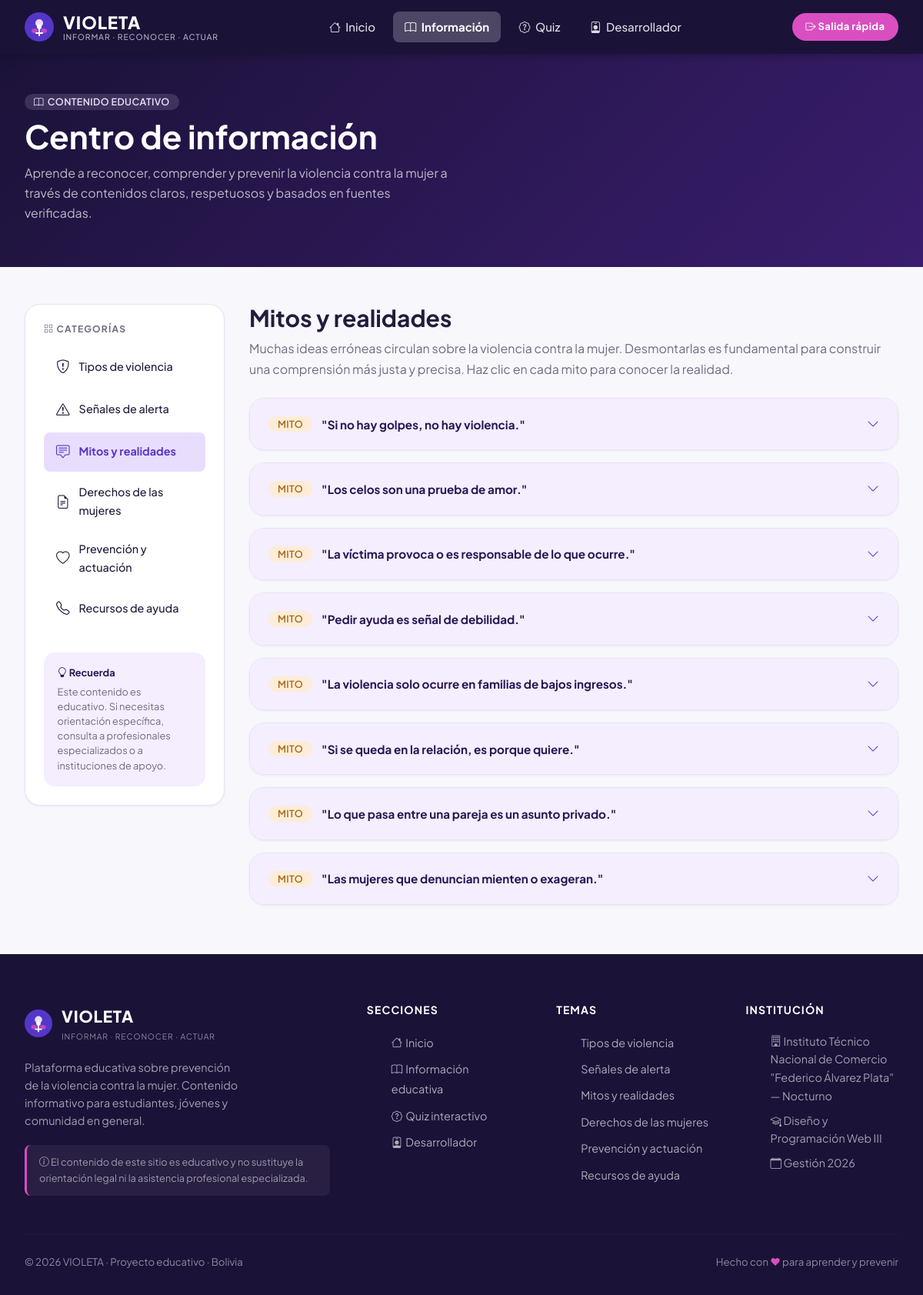
The app's page /informacion.php?cat=mitos-realidades with its own data.
### tables this page shows
CREATE TABLE IF NOT EXISTS `categorias` (
  `id_categoria`   INT UNSIGNED     NOT NULL AUTO_INCREMENT,
  `nombre`         VARCHAR(100)     NOT NULL,
  `slug`           VARCHAR(100)     NOT NULL,
  `descripcion`    TEXT                      DEFAULT NULL,
  `icono`          VARCHAR(80)               DEFAULT NULL,
  `color`          VARCHAR(20)               DEFAULT '#5636C9',
  `estado`         TINYINT(1)       NOT NULL DEFAULT 1,
  `orden`          TINYINT UNSIGNED NOT NULL DEFAULT 0,
  `fecha_creacion` DATETIME         NOT NULL DEFAULT CURRENT_TIMESTAMP,
  PRIMARY KEY (`id_categoria`),
  UNIQUE KEY `uq_cat_slug` (`slug`)
);

### includes/funciones.php (called while the page is built, shortened)
<?php
function e(string $texto): string
{
    return htmlspecialchars($texto, ENT_QUOTES | ENT_SUBSTITUTE, 'UTF-8');
}
function obtenerCategorias(): array
{
    $pdo  = obtenerConexion();
    $stmt = $pdo->query(
        'SELECT * FROM categorias WHERE estado = 1 ORDER BY orden ASC, nombre ASC'
    );
    return $stmt->fetchAll();
}
function sanitizarTexto(string $valor): string
{
    return trim(strip_tags($valor));
}

### informacion.php (the view, shortened to what this page needs)
<?php
require_once __DIR__ . '/config/conexion.php';
require_once __DIR__ . '/includes/funciones.php';
$catParam = isset($_GET['cat']) ? sanitizarTexto($_GET['cat']) : 'tipos-violencia';
$categorias = obtenerCategorias();
require_once __DIR__ . '/includes/header.php';
?>
<div style="background:linear-gradient(135deg,var(--violeta-prof),#3a1d6e);padding:3rem 0;">
  <div class="contenedor">
    <span class="badge badge-violeta mb-2" style="background:rgba(233,221,253,.15);color:#E9DDFD;">
      <i class="bi bi-book" aria-hidden="true"></i> Contenido educativo
    </span>
    <h1 style="color:white;margin-bottom:.5rem;">Centro de información</h1>
    <p style="color:rgba(255,255,255,.7);max-width:550px;">
      Aprende a reconocer, comprender y prevenir la violencia contra la mujer
      a través de contenidos claros, respetuosos y basados en fuentes verificadas.
    </p>
  </div>
</div>
<section class="seccion-sm">
  <div class="contenedor">
    <div class="info-layout" style="gap:2rem;">
      <aside class="info-sidebar" aria-label="Categorías de información">
        <h4><i class="bi bi-grid" aria-hidden="true"></i> Categorías</h4>
        <?php foreach ($categorias as $cat): ?>
        <a href="informacion.php?cat=<?= e($cat['slug']) ?>"
           class="info-nav-item <?= $catParam === $cat['slug'] ? 'activo' : '' ?>"
           aria-current="<?= $catParam === $cat['slug'] ? 'page' : 'false' ?>">
          <i class="bi bi-<?= e($cat['icono']) ?>" aria-hidden="true"></i>
          <?= e($cat['nombre']) ?>
        </a>
        <?php endforeach; ?>
        <div style="margin-top:2rem;background:var(--lila-claro);border-radius:var(--r-md);padding:1.1rem;">
          <h5 style="font-size:.8rem;color:var(--violeta-oscuro);margin-bottom:.5rem;">
            <i class="bi bi-lightbulb" aria-hidden="true"></i> Recuerda
          </h5>
          <p style="font-size:.8rem;color:var(--texto-sec);margin:0;line-height:1.5;">
            Este contenido es educativo. Si necesitas orientación específica, consulta
            a profesionales especializados o a instituciones de apoyo.
          </p>
        </div>
      </aside>
      <main id="contenido-principal" tabindex="-1">
        <?php if ($catParam === 'tipos-violencia'): ?>
        <div class="flex-between mb-4" style="flex-wrap:wrap;gap:1rem;">
          <div>
            <span class="badge badge-violeta mb-1">Categoría</span>
            <h2>Tipos de violencia</h2>
            <p class="t-muted">La violencia contra la mujer puede manifestarse de muchas formas. Conocerlas es el primer paso para reconocerlas.</p>
          </div>
        </div>
        <div class="alerta alerta-info mb-4">
          <i class="bi bi-info-circle-fill fs-sm" aria-hidden="true"></i>
          <span>Las distintas formas de violencia pueden presentarse simultáneamente. Los ejemplos aquí descritos son orientativos y no constituyen diagnósticos ni definiciones legales vinculantes.</span>
        </div>
        <div class="violencia-grid">
          <?php
          $tipos = [
            [
              'icono' => 'shield-exclamation',
              'nombre' => 'Violencia física',
              'color'  => '#5636C9',
              'def'    => 'Cualquier acción que cause daño corporal directo: golpes, empujones, bofetadas, patadas, quemaduras u otras formas de agresión física.',
              'ejemplos' => [
                'Golpes, empujones o bofetadas',
                'Arrojar objetos con intención de herir',
                'Pellizcos, jalones de cabello, mordeduras',
                'Quemaduras o lesiones provocadas intencionalmente',
              ],
              'alertas' => 'Marcas físicas inexplicables, miedo a movimientos bruscos, excusas repetidas sobre lesiones.',
              'por_que' => 'Es la forma más visible de violencia, pero su visibilidad no la hace más grave que otras; todas causan daño real.',
            ],
            [
              'icono' => 'brain',
              'nombre' => 'Violencia psicológica',
              'color'  => '#D94FC1',
              'def'    => 'Conductas que dañan la salud mental, la autoestima y la autonomía de la persona: insultos, humillaciones, amenazas, manipulación y control emocional.',
              'ejemplos' => [
                'Insultos y humillaciones frecuentes',
                'Amenazas hacia la persona o sus seres queridos',
                'Manipulación y gaslighting',
                'Críticas constantes que erosionan la autoestima',
              ],
              'alertas' => 'Baja autoestima sin causa aparente, miedo constante, cambios en la personalidad, aislamiento progresivo.',
              'por_que' => 'Aunque no deja marcas visibles, puede causar daños duraderos en la salud mental y dificultar la toma de decisiones.',
            ],
            [
              'icono' => 'currency-dollar',
              'nombre' => 'Violencia económica y patrimonial',
              'color'  => '#A96913',
              'def'    => 'Control, negación o restricción del acceso a recursos económicos, bienes o trabajo con el objetivo de generar dependencia.',
              'ejemplos' => [
                'Negar acceso a dinero para necesidades básicas',
                'Impedir que la mujer trabaje o estudie',
                'Apropiarse de bienes, documentos o ingresos',
                'Generar deudas a nombre de la víctima sin su consentimiento',
              ],
              'alertas' => 'Dependencia económica total, no tener acceso a documentos propios, no poder tomar decisiones de gasto.',
              'por_que' => 'Genera dependencia que dificulta salir de una situación de violencia y afecta la autonomía a largo plazo.',
            ],
            [
              'icono' => 'lock',
              'nombre' => 'Violencia sexual',
              'color'  => '#5636C9',
              'def'    => 'Cualquier acto sexual realizado sin consentimiento libre, voluntario e informado, incluso dentro de relaciones de pareja o matrimoniales.',
              'ejemplos' => [
                'Actos sexuales sin consentimiento',
                'Presión o coerción para actos sexuales no deseados',
                'Difusión de contenido íntimo sin autorización',
                'Acoso sexual en cualquier entorno',
              ],
              'alertas' => 'El consentimiento puede retirarse en cualquier momento. "No" siempre significa "no", incluso en una relación de pareja.',
              'por_que' => 'Afecta la integridad física y emocional. Su invisibilización contribuye a la normalización de relaciones sin respeto mutuo.',
            ],
            [
              'icono' => 'phone-fill',
              'nombre' => 'Violencia digital',
              'color'  => '#D94FC1',
              'def'    => 'Uso de tecnologías digitales para acosar, controlar, amenazar, vigilar o difundir contenido sin consentimiento.',
              'ejemplos' => [
                'Publicar imágenes íntimas sin autorización',
                'Hackear cuentas o dispositivos para vigilar',
                'Amenazas y acoso por mensajes o redes sociales',
                'Control obsesivo de la actividad digital de la pareja',
              ],
              'alertas' => 'Verificación constante del teléfono, demanda de acceso a contraseñas, mensajes intimidatorios frecuentes.',
              'por_que' => 'La violencia digital puede tener consecuencias en la vida real y suele acompañar otras formas de violencia.',
            ],
            [
              'icono' => 'eye-slash',
              'nombre' => 'Violencia simbólica',
              'color'  => '#21865A',
              'def'    => 'Se reproduce mediante estereotipos, imágenes, discursos y normas culturales que subordinan, degradan o invisibilizan a las mujeres.',
              'ejemplos' => [
                'Publicidad que utiliza el cuerpo de la mujer de forma degradante',
                'Chistes o expresiones que minimizan la violencia',
                'Estereotipos que limitan los roles de la mujer',
                'Normalización de conductas de control como "señales de amor"',
              ],
              'alertas' => 'Aunque parece invisible, refuerza actitudes que facilitan otras formas de violencia.',
              'por_que' => 'Cuestionar los mensajes culturales que normalizan la desigualdad contribuye a construir entornos más respetuosos.',
            ],
          ];
          foreach ($tipos as $t): ?>
          <div class="violencia-tarjeta" style="border-top-color:<?= $t['color'] ?>;">
            <div style="display:flex;align-items:center;gap:.75rem;margin-bottom:1rem;">
              <div class="icono-circulo" style="background:<?= $t['color'] ?>22;color:<?= $t['color'] ?>;width:44px;height:44px;font-size:1.2rem;">
                <i class="bi bi-<?= $t['icono'] ?>" aria-hidden="true"></i>
              </div>
              <h4 style="color:<?= $t['color'] ?>;margin:0;"><?= $t['nombre'] ?></h4>
            </div>
            <p class="fs-sm" style="color:var(--texto);margin-bottom:.75rem;"><?= $t['def'] ?></p>
            <details style="margin-bottom:.75rem;">
              <summary style="font-size:.85rem;font-weight:600;color:var(--violeta);cursor:pointer;list-style:none;display:flex;align-items:center;gap:.4rem;">
                <i class="bi bi-chevron-right" aria-hidden="true"></i> Ejemplos cotidianos
              </summary>
              <ul class="violencia-ejemplos mt-2">
                <?php foreach ($t['ejemplos'] as $ej): ?>
                <li><?= $ej ?></li>
                <?php endforeach; ?>
              </ul>
            </details>
            <div style="background:var(--lila-claro);border-radius:var(--r-sm);padding:.75rem;font-size:.8rem;color:var(--violeta-oscuro);border-left:3px solid <?= $t['color'] ?>;">
              <strong><i class="bi bi-lightbulb" aria-hidden="true"></i> ¿Por qué es importante reconocerla?</strong><br>
              <?= $t['por_que'] ?>
            </div>
          </div>
          <?php endforeach; ?>
        </div>
        <?php elseif ($catParam === 'mitos-realidades'): ?>
        <h2 class="mb-2">Mitos y realidades</h2>
        <p class="t-muted mb-4">
          Muchas ideas erróneas circulan sobre la violencia contra la mujer. Desmontarlas
          es fundamental para construir una comprensión más justa y precisa.
          Haz clic en cada mito para conocer la realidad.
        </p>
        <?php
        $mitos = [
          ['mito'=>'"Si no hay golpes, no hay violencia."',
           'realidad'=>'La violencia puede ser psicológica, económica, sexual, digital o simbólica. No requiere daño físico para ser real y causar un impacto profundo en la persona afectada.'],
          ['mito'=>'"Los celos son una prueba de amor."',
           'realidad'=>'Los celos patológicos son una forma de control, no de amor. Una relación saludable se construye sobre la confianza, el respeto y la autonomía de cada persona.'],
          ['mito'=>'"La víctima provoca o es responsable de lo que ocurre."',
           'realidad'=>'La responsabilidad de ejercer violencia corresponde siempre y únicamente a quien la ejerce. Ninguna conducta, forma de vestir o decisión de la víctima justifica ni provoca la violencia.'],
          ['mito'=>'"Pedir ayuda es señal de debilidad."',
           'realidad'=>'Buscar orientación y apoyo requiere valentía y capacidad de reconocer una situación difícil. Es un paso que puede contribuir a protegerse y acceder a recursos.'],
          ['mito'=>'"La violencia solo ocurre en familias de bajos ingresos."',
           'realidad'=>'La violencia contra la mujer se presenta en todos los contextos sociales, económicos, culturales y educativos. Limitarla a ciertos grupos invisibiliza muchos casos.'],
          ['mito'=>'"Si se queda en la relación, es porque quiere."',
           'realidad'=>'Salir de una relación violenta puede ser muy difícil por múltiples razones: miedo, dependencia económica, aislamiento, vínculos afectivos o falta de información sobre recursos disponibles.'],
          ['mito'=>'"Lo que pasa entre una pareja es un asunto privado."',
           'realidad'=>'La violencia no es un asunto privado cuando afecta los derechos fundamentales de una persona. Las leyes y los servicios de protección existen precisamente para garantizar esos derechos.'],
          ['mito'=>'"Las mujeres que denuncian mienten o exageran."',
           'realidad'=>'Las denuncias falsas son minoritarias y los sistemas institucionales existen para verificarlas. La desconfianza sistemática hacia las víctimas dificulta el acceso a la protección y la justicia.'],
        ];
        foreach ($mitos as $i => $m):
          $id = 'mito-' . $i;
        ?>
        <div class="mito-tarjeta">
          <div class="mito-cabecera"
               onclick="toggleMito('<?= $id ?>')"
               aria-expanded="false"
               aria-controls="<?= $id ?>-cuerpo"
               role="button"
               tabindex="0"
               onkeypress="if(event.key==='Enter')toggleMito('<?= $id ?>')">
            <div style="display:flex;align-items:center;gap:.75rem;">
              <span class="badge badge-ambar">MITO</span>
              <h5><?= $m['mito'] ?></h5>
            </div>
            <i class="bi bi-chevron-down t-violeta" id="icon-<?= $id ?>" aria-hidden="true"></i>
          </div>
        </div>
        <?php endforeach; ?>
        <?php endif; ?>
      </main>
    </div>
  </div>
</section>
<?php require_once __DIR__ . '/includes/footer.php'; ?>

### records on screen
categorias: nombre "Tipos de violencia"
categorias: nombre "Señales de alerta"
categorias: nombre "Mitos y realidades"
categorias: nombre "Derechos de las mujeres"
categorias: nombre "Prevención y actuación"
categorias: nombre "Recursos de ayuda"

### other values on screen
$m['mito'] "\"Si no hay golpes, no hay violencia.\""
$m['mito'] "\"Los celos son una prueba de amor.\""
$m['mito'] "\"La víctima provoca o es responsable de lo que ocurre.\""
$m['mito'] "\"Pedir ayuda es señal de debilidad.\""
$m['mito'] "\"La violencia solo ocurre en familias de bajos ingresos.\""
$m['mito'] "\"Si se queda en la relación, es porque quiere.\""
$m['mito'] "\"Lo que pasa entre una pareja es un asunto privado.\""
$m['mito'] "\"Las mujeres que denuncian mienten o exageran.\""
VIOLETA_YEAR "2026"
